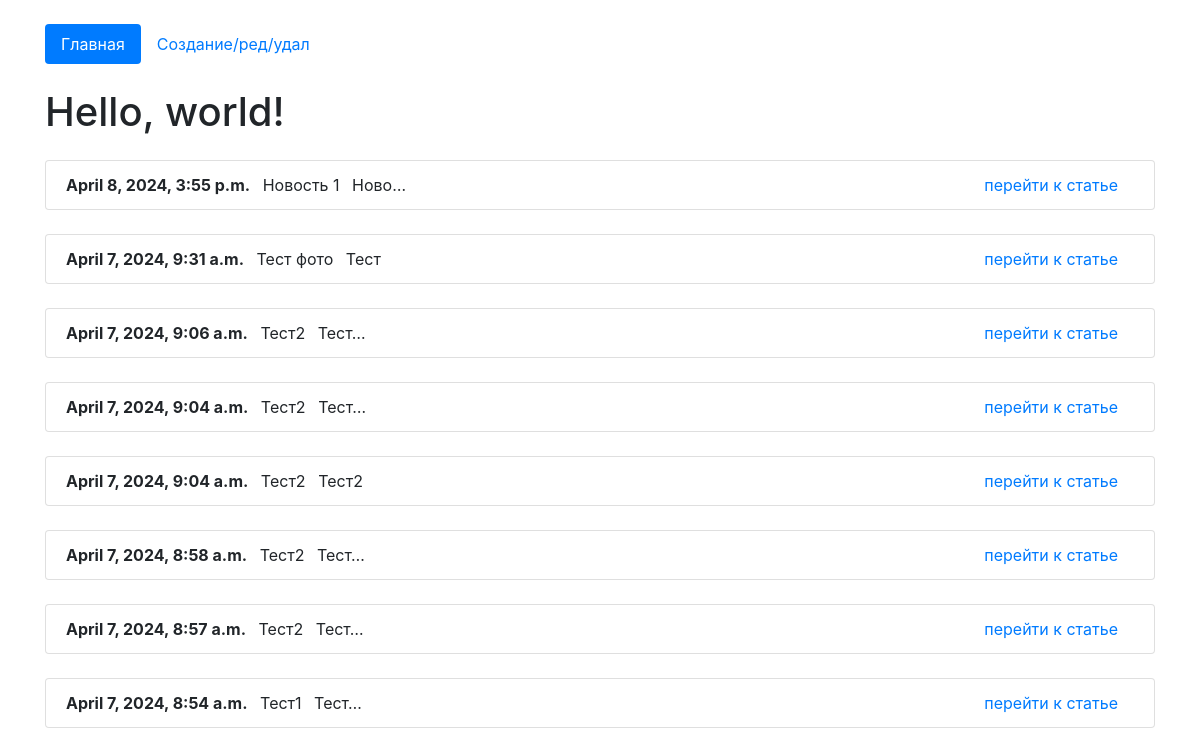
The page / on the database its author committed.
### website/models.py (models this page shows, shortened)
class Advert(models.Model):
    heading = models.CharField(max_length=100, verbose_name='Название')
    text = models.TextField(verbose_name='Текст')
    time_create = models.DateTimeField(auto_now=True)
    n_files = models.FileField(upload_to='files/%Y/%m/%d', default=None, blank=True,
                               null=True, verbose_name='Файлы')  # Файлы объявления с сортировкой по дате/месяцу/году
    n_photos = models.ImageField(upload_to='photos/%Y/%m/%d', default=None, blank=True,
                                 null=True, verbose_name='Фото')  # Фото объявления с сортировкой по дате/месяцу/году
    cat_name = models.CharField(max_length=7, choices=cat_list, verbose_name='Категория')  # Выбор категории из листа категорий
    author = models.ForeignKey(User, on_delete=models.CASCADE, verbose_name='Владелец статьи')

### website/views.py (the view)
# urls.py: path('', HomeListView.as_view(), name='home'),
class HomeListView(ListView):
    model = Advert
    template_name = 'index.html'
    context_object_name = 'advert'
    ordering = '-time_create'

### templates/index.html (shortened to what this page needs)
<!doctype html>
<html lang="en">
  <head>
    <link rel="stylesheet" href="https://stackpath.bootstrapcdn.com/bootstrap/4.4.1/css/bootstrap.min.css">
  </head>
  <body>
      <div class="container mt-4">
          <ul class="nav nav-pills">
  <li class="nav-item">
      {% url 'home' as url_home %}
    <a class="nav-link {% if url_home == request.path %}active{% endif %}" href="{{url_home}}">Главная</a>
  </li>
  <li class="nav-item">
      {% url 'edit_page' as url_edit_page %}
    <a class="nav-link {% if url_edit_page == request.path %}active{% endif %}" href="{{url_edit_page}}">Создание/ред/удал</a>
  </li>
</ul>
    {% block content %}
    <h1 class="mt-4">Hello, world!</h1>
{% for i in advert %}
                <ul class="list-group mt-4">
                <li class="list-group-item">
                    <b>{{i.time_create}}</b>
                <span class="m-2">{{i.heading}}</span>
                <span>{{i.text|truncatechars:"5"}}</span>
                <span class="float-right mr-3"><a href="/detail/{{i.id}}">перейти к статье</a></span>
                </li>
                </ul>
{% endfor %}
{% endblock %}
</div>
  </body>
</html>

### rows shown on the page
Advert: time_create "April 8, 2024, 3:55 p.m.", heading "Новость 1", text "Ново…"
Advert: time_create "April 7, 2024, 9:31 a.m.", heading "Тест фото", text "Тест"
Advert: time_create "April 7, 2024, 9:06 a.m.", heading "Тест2", text "Тест…"
Advert: time_create "April 7, 2024, 9:04 a.m.", heading "Тест2", text "Тест…"
Advert: time_create "April 7, 2024, 9:04 a.m.", heading "Тест2", text "Тест2"
Advert: time_create "April 7, 2024, 8:58 a.m.", heading "Тест2", text "Тест…"
Advert: time_create "April 7, 2024, 8:57 a.m.", heading "Тест2", text "Тест…"
Advert: time_create "April 7, 2024, 8:54 a.m.", heading "Тест1", text "Тест…"
